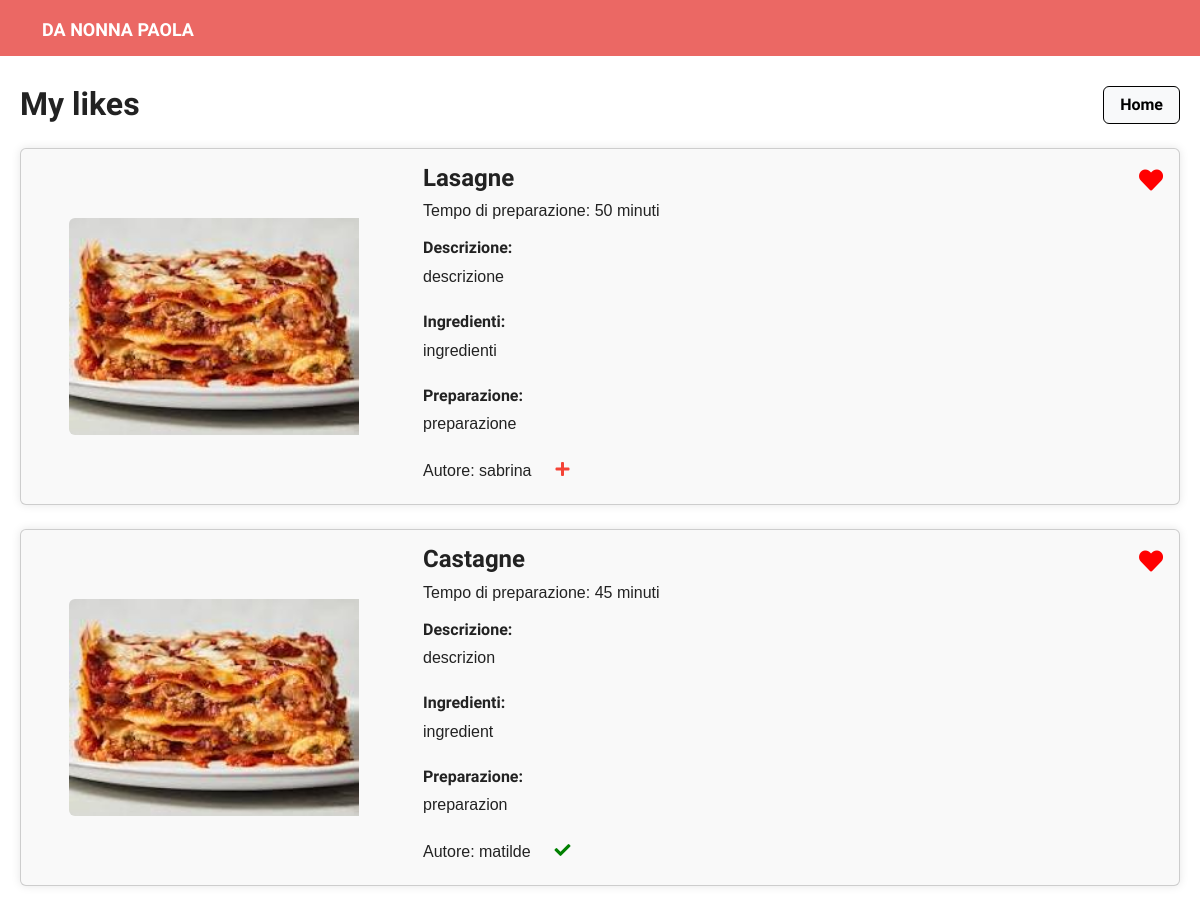
Screenshot of /my-likes/ (signed in) with the database file from the repository.
### pages/models.py (models this page shows, shortened)
class Recipe(models.Model):
    user = models.ForeignKey(settings.AUTH_USER_MODEL, related_name='recipes_created', on_delete=models.CASCADE)
    title = models.CharField(max_length=200)
    slug = models.SlugField(max_length=200, blank=True)
    image = models.ImageField(upload_to='recipes/%Y/%m/%d')
    description = models.TextField("Description")
    ingredients = models.TextField("Ingredients")
    preparation = models.TextField("Preparation")
    preparation_time = models.IntegerField("Preparation Time (minutes)", default=0)
    created = models.DateField(auto_now_add=True, db_index=True)
    likes = models.ManyToManyField(settings.AUTH_USER_MODEL, related_name='liked_recipes', blank=True)
    objects = models.Manager()

class CustomUser(AbstractUser):
    bio = models.TextField(blank=True, null=True)
    profile_picture = models.ImageField(upload_to='profile_pictures/', blank=True, null=True)
    friends = models.ManyToManyField('self', symmetrical=False, related_name='followers', blank=True)

### pages/views.py (the view)
# urls.py: path('my-likes/', views.LikedRecipes.as_view(), name='my-likes'),
class LikedRecipes(ListView):
    template_name = 'pages/my-likes.html'
    model = Recipe
    context_object_name = 'liked_recipes'
    def get_queryset(self):
        return Recipe.objects.filter(likes=self.request.user)

### pages/templates/pages/my-likes.html (shortened to what this page needs)
<!DOCTYPE html>
<html lang="en">
<head>
    <link rel="stylesheet" href="https://bootswatch.com/5/journal/bootstrap.min.css">
    <link rel="stylesheet" href="https://cdnjs.cloudflare.com/ajax/libs/font-awesome/5.15.4/css/all.min.css">
</head>
<body>
<header>
    <nav class="navbar navbar-expand-lg navbar-dark bg-primary">
        <div class="container">
            <a class="navbar-brand" href="/">DA NONNA PAOLA</a>
        </div>
    </nav>
</header>
<main>
    <div class="recipes-section" style="margin-bottom:20px; margin-top: 30px;">
        <div class="row mb-4 align-items-center justify-content-between">
        <div class="col">
            <h2 class="mb-0">My likes</h2>
        </div>
        <div class="col-auto">
            <a type="button" class="btn btn-light" href="/">Home</a>
        </div>
    </div>
        {% if liked_recipes %}
            <div class="row row-cols-1 g-4">
                {% for recipe in liked_recipes %}
                    <div class="col">
                        <div class="card">
                            <div class="row g-0">
                                <div class="col-md-4" >
                                    <div class="profile-picture-container d-flex justify-content-center align-items-center">
                                        <img src="{{ recipe.image.url }}" class="img-fluid rounded-start recipe-image" alt="{{ recipe.title }}">
                                    </div>
                                </div>
                                <div class="col-md-8">
                                    <div class="card-body">
                                        <div class="d-flex justify-content-between">
                                        <h4 class="card-title">{{ recipe.title }}</h4>
                                        <button class="like-button" data-recipe-id="{{ recipe.id }}">
                                            {% if user in recipe.likes.all %}
                                                <i class="fas fa-heart liked"></i>
                                            {% else %}
                                                <i class="far fa-heart"></i>
                                            {% endif %}
                                        </button>
                                    </div>
                                        <p class="card-text">Tempo di preparazione: {{ recipe.preparation_time }} minuti</p>
                                        <h6>Descrizione:</h6>
                                        <p>{{ recipe.description }}</p>
                                        <h6 class="mt-4">Ingredienti:</h6>
                                        <p>{{ recipe.ingredients }}</p>
                                        <h6 class="mt-4">Preparazione:</h6>
                                        <p>{{ recipe.preparation }}</p>
                                        <div class="author-name">
                                        <div class="author-name d-flex align-items-center">
                                    <div style="transform: translateY(+5%); position: relative;">
                                        Autore: {{ recipe.user }}
                                    </div>
                                         <button class="follow-button btn btn-outline-primary ms-2" data-user-id="{{ recipe.user.id }}" data-author-id="{{ recipe.user.id }}">
                                            {% if request.user in recipe.user.followers.all %}
                                                <i class="fas fa-check"></i>
                                            {% else %}
                                                <i class="fas fa-plus" style="color: #f44336;"></i>
                                            {% endif %}
                                        </button>
                                    </div>
                                    </div>
                                    </div>
                                </div>
                            </div>
                        </div>
                    </div>
                {% endfor %}
            </div>
        {% else %}
            <p class="mt-4">Non hai ancora creato nessuna ricetta.</p>
        {% endif %}
    </div>
</main>
</body>
</html>

### pages/templates/pages/my-likes.html (style rules this page uses)
* { margin: 0; padding: 0; box-sizing: border-box; }
html, body { height: 100%; font-family: Arial, sans-serif; }
body { display: flex; flex-direction: column; justify-content: space-between; }
header { width: 100%; }
main { flex: 1; justify-content: center; align-items: center; width: 100%; max-width: 1200px; margin: 0 auto; padding: 0 20px; }
.btn-light { border: 1px solid black; }
.card { background-color: #f9f9f9; box-shadow: 0 0 10px rgba(0, 0, 0, 0.1); }
.profile-picture-container { height: 100%; display: flex; justify-content: center; margin-top:0px; }
.recipe-image { width: 75%; height: auto; }
.like-button { background: none; border: none; outline: none; cursor: pointer; }
.like-button .fas.fa-heart { color: red; }
.like-button .fas.fa-heart, .like-button .far.fa-heart { font-size: 24px; width: 24px; height: 24px; display: inline-block; }
.follow-button { background: none; border: none; cursor: pointer; }
.follow-button .fa-check { color: green; }

### rows the page displays
Recipe: image (picture), title "Lasagne", preparation_time "50", description "descrizione", ingredients "ingredienti", preparation "preparazione", user "sabrina"
Recipe: image (picture), title "Castagne", preparation_time "45", description "descrizion", ingredients "ingredient", preparation "preparazion", user "matilde"
